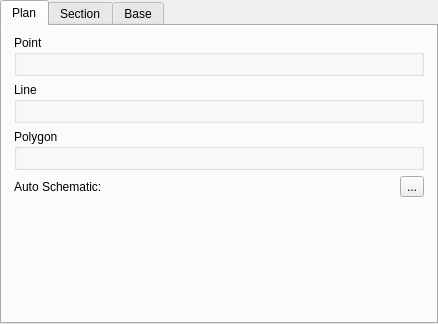
<?xml version="1.0" encoding="UTF-8"?>
<ui version="4.0">
 <class>DrawingWidget</class>
 <widget class="QTabWidget" name="DrawingWidget">
  <property name="geometry">
   <rect>
    <x>0</x>
    <y>0</y>
    <width>438</width>
    <height>324</height>
   </rect>
  </property>
  <property name="windowTitle">
   <string>TabWidget</string>
  </property>
  <property name="currentIndex">
   <number>0</number>
  </property>
  <widget class="QWidget" name="planTab">
   <attribute name="title">
    <string>Plan</string>
   </attribute>
   <layout class="QGridLayout" name="gridLayout">
    <property name="leftMargin">
     <number>12</number>
    </property>
    <property name="rightMargin">
     <number>12</number>
    </property>
    <property name="bottomMargin">
     <number>12</number>
    </property>
    <item row="3" column="1">
     <widget class="QToolButton" name="autoSchematicTool">
      <property name="toolTip">
       <string>&lt;html&gt;&lt;head/&gt;&lt;body&gt;&lt;p&gt;Auto Schematic&lt;/p&gt;&lt;/body&gt;&lt;/html&gt;</string>
      </property>
      <property name="text">
       <string>...</string>
      </property>
      <property name="icon">
       <iconset resource="resources.qrc">
        <normaloff>:/plugins/ark/plan/autoSchematic.png</normaloff>:/plugins/ark/plan/autoSchematic.png</iconset>
      </property>
     </widget>
    </item>
    <item row="4" column="0" colspan="2">
     <spacer name="verticalSpacer">
      <property name="orientation">
       <enum>Qt::Vertical</enum>
      </property>
      <property name="sizeHint" stdset="0">
       <size>
        <width>20</width>
        <height>40</height>
       </size>
      </property>
     </spacer>
    </item>
    <item row="3" column="0">
     <widget class="QLabel" name="autoSchematiclLabel">
      <property name="text">
       <string>Auto Schematic:</string>
      </property>
     </widget>
    </item>
    <item row="0" column="0" colspan="2">
     <widget class="QGroupBox" name="planPointGroup">
      <property name="title">
       <string>Point</string>
      </property>
      <property name="flat">
       <bool>true</bool>
      </property>
      <layout class="QGridLayout" name="planPointLayout"/>
     </widget>
    </item>
    <item row="1" column="0" colspan="2">
     <widget class="QGroupBox" name="planLineGroup">
      <property name="title">
       <string>Line</string>
      </property>
      <property name="flat">
       <bool>true</bool>
      </property>
      <layout class="QGridLayout" name="planLineLayout"/>
     </widget>
    </item>
    <item row="2" column="0" colspan="2">
     <widget class="QGroupBox" name="planPolygonGroup">
      <property name="title">
       <string>Polygon</string>
      </property>
      <property name="flat">
       <bool>true</bool>
      </property>
      <layout class="QGridLayout" name="planPolygonLayout"/>
     </widget>
    </item>
   </layout>
  </widget>
  <widget class="QWidget" name="sectionTab">
   <attribute name="title">
    <string>Section</string>
   </attribute>
   <layout class="QGridLayout" name="gridLayout_2">
    <property name="leftMargin">
     <number>12</number>
    </property>
    <property name="rightMargin">
     <number>12</number>
    </property>
    <property name="bottomMargin">
     <number>12</number>
    </property>
    <item row="3" column="0" colspan="2">
     <spacer name="verticalSpacer_2">
      <property name="orientation">
       <enum>Qt::Vertical</enum>
      </property>
      <property name="sizeHint" stdset="0">
       <size>
        <width>118</width>
        <height>121</height>
       </size>
      </property>
     </spacer>
    </item>
    <item row="2" column="0" colspan="2">
     <widget class="QGroupBox" name="sectionPolygonGroup">
      <property name="title">
       <string>Polygon</string>
      </property>
      <property name="flat">
       <bool>true</bool>
      </property>
      <layout class="QGridLayout" name="sectionPolygonLayout"/>
     </widget>
    </item>
    <item row="1" column="0" colspan="2">
     <widget class="QGroupBox" name="sectionLineGroup">
      <property name="title">
       <string>Line</string>
      </property>
      <property name="flat">
       <bool>true</bool>
      </property>
      <layout class="QGridLayout" name="sectionLineLayout"/>
     </widget>
    </item>
    <item row="0" column="0" colspan="2">
     <widget class="QGroupBox" name="sectionPointGroup">
      <property name="title">
       <string>Point</string>
      </property>
      <property name="flat">
       <bool>true</bool>
      </property>
      <layout class="QGridLayout" name="sectionPointLayout"/>
     </widget>
    </item>
   </layout>
  </widget>
  <widget class="QWidget" name="baseTab">
   <attribute name="title">
    <string>Base</string>
   </attribute>
   <layout class="QGridLayout" name="gridLayout_3">
    <item row="3" column="0" colspan="2">
     <spacer name="verticalSpacer_3">
      <property name="orientation">
       <enum>Qt::Vertical</enum>
      </property>
      <property name="sizeHint" stdset="0">
       <size>
        <width>88</width>
        <height>134</height>
       </size>
      </property>
     </spacer>
    </item>
    <item row="1" column="0" colspan="2">
     <widget class="QGroupBox" name="baseLineGroup">
      <property name="title">
       <string>Line</string>
      </property>
      <property name="flat">
       <bool>true</bool>
      </property>
      <layout class="QGridLayout" name="baseLineLayout"/>
     </widget>
    </item>
    <item row="2" column="0" colspan="2">
     <widget class="QGroupBox" name="basePolygonGroup">
      <property name="title">
       <string>Polygon</string>
      </property>
      <property name="flat">
       <bool>true</bool>
      </property>
      <layout class="QGridLayout" name="basePolygonLayout"/>
     </widget>
    </item>
    <item row="0" column="0" colspan="2">
     <widget class="QGroupBox" name="basePointGroup">
      <property name="title">
       <string>Point</string>
      </property>
      <property name="flat">
       <bool>true</bool>
      </property>
      <layout class="QGridLayout" name="basePointLayout"/>
     </widget>
    </item>
   </layout>
  </widget>
 </widget>
 <resources>
  <include location="resources.qrc"/>
 </resources>
 <connections/>
</ui>
